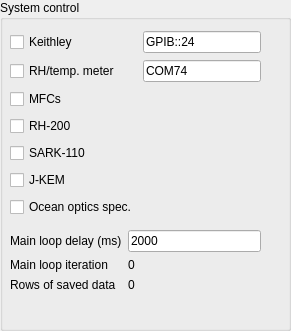
   <widget class="QGroupBox" name="system_control_box">
    <property name="geometry">
     <rect>
      <x>20</x>
      <y>10</y>
      <width>291</width>
      <height>331</height>
     </rect>
    </property>
    <property name="autoFillBackground">
     <bool>false</bool>
    </property>
    <property name="styleSheet">
     <string notr="true"/>
    </property>
    <property name="title">
     <string>System control</string>
    </property>
    <property name="flat">
     <bool>false</bool>
    </property>
    <widget class="QWidget" name="formLayoutWidget_2">
     <property name="geometry">
      <rect>
       <x>10</x>
       <y>230</y>
       <width>251</width>
       <height>81</height>
      </rect>
     </property>
     <layout class="QFormLayout" name="system_loop_grid">
      <item row="1" column="0">
       <widget class="QLabel" name="main_loop_delay_label">
        <property name="text">
         <string>Main loop delay (ms)</string>
        </property>
       </widget>
      </item>
      <item row="1" column="1">
       <widget class="QLineEdit" name="set_main_loop_delay">
        <property name="text">
         <string>2000</string>
        </property>
       </widget>
      </item>
      <item row="2" column="0">
       <widget class="QLabel" name="main_loop_iteration_label">
        <property name="text">
         <string>Main loop iteration</string>
        </property>
       </widget>
      </item>
      <item row="2" column="1">
       <widget class="QLabel" name="main_loop_counter_display">
        <property name="text">
         <string>0</string>
        </property>
       </widget>
      </item>
      <item row="3" column="0">
       <widget class="QLabel" name="rows_of_saved_data_label">
        <property name="text">
         <string>Rows of saved data</string>
        </property>
       </widget>
      </item>
      <item row="3" column="1">
       <widget class="QLabel" name="rows_of_saved_data">
        <property name="text">
         <string>0</string>
        </property>
       </widget>
      </item>
     </layout>
    </widget>
    <widget class="QWidget" name="gridLayoutWidget">
     <property name="geometry">
      <rect>
       <x>10</x>
       <y>30</y>
       <width>251</width>
       <height>188</height>
      </rect>
     </property>
     <layout class="QGridLayout" name="instruments_connected_grid">
      <item row="0" column="1">
       <widget class="QLineEdit" name="keith_address">
        <property name="enabled">
         <bool>true</bool>
        </property>
        <property name="text">
         <string>GPIB::24</string>
        </property>
        <property name="placeholderText">
         <string>GPIB::24</string>
        </property>
       </widget>
      </item>
      <item row="0" column="0">
       <widget class="QCheckBox" name="keithley_on">
        <property name="text">
         <string>Keithley</string>
        </property>
        <property name="checked">
         <bool>false</bool>
        </property>
        <property name="tristate">
         <bool>false</bool>
        </property>
       </widget>
      </item>
      <item row="1" column="1">
       <widget class="QLineEdit" name="rhmeter_address">
        <property name="enabled">
         <bool>true</bool>
        </property>
        <property name="text">
         <string>COM74</string>
        </property>
        <property name="placeholderText">
         <string>COM74</string>
        </property>
       </widget>
      </item>
      <item row="1" column="0">
       <widget class="QCheckBox" name="rhmeter_on">
        <property name="text">
         <string>RH/temp. meter</string>
        </property>
       </widget>
      </item>
      <item row="3" column="0">
       <widget class="QCheckBox" name="rh200_on">
        <property name="enabled">
         <bool>true</bool>
        </property>
        <property name="text">
         <string>RH-200</string>
        </property>
        <property name="checkable">
         <bool>true</bool>
        </property>
        <property name="checked">
         <bool>false</bool>
        </property>
        <property name="tristate">
         <bool>false</bool>
        </property>
       </widget>
      </item>
      <item row="5" column="0">
       <widget class="QCheckBox" name="jkem_on">
        <property name="text">
         <string>J-KEM</string>
        </property>
       </widget>
      </item>
      <item row="2" column="0">
       <widget class="QCheckBox" name="mfcs_on">
        <property name="enabled">
         <bool>true</bool>
        </property>
        <property name="text">
         <string>MFCs</string>
        </property>
        <property name="checkable">
         <bool>true</bool>
        </property>
        <property name="checked">
         <bool>false</bool>
        </property>
        <property name="tristate">
         <bool>false</bool>
        </property>
       </widget>
      </item>
      <item row="4" column="0">
       <widget class="QCheckBox" name="sark_on">
        <property name="text">
         <string>SARK-110</string>
        </property>
       </widget>
      </item>
      <item row="6" column="0">
       <widget class="QCheckBox" name="oo_on">
        <property name="text">
         <string>Ocean optics spec.</string>
        </property>
       </widget>
      </item>
     </layout>
    </widget>
   </widget>
